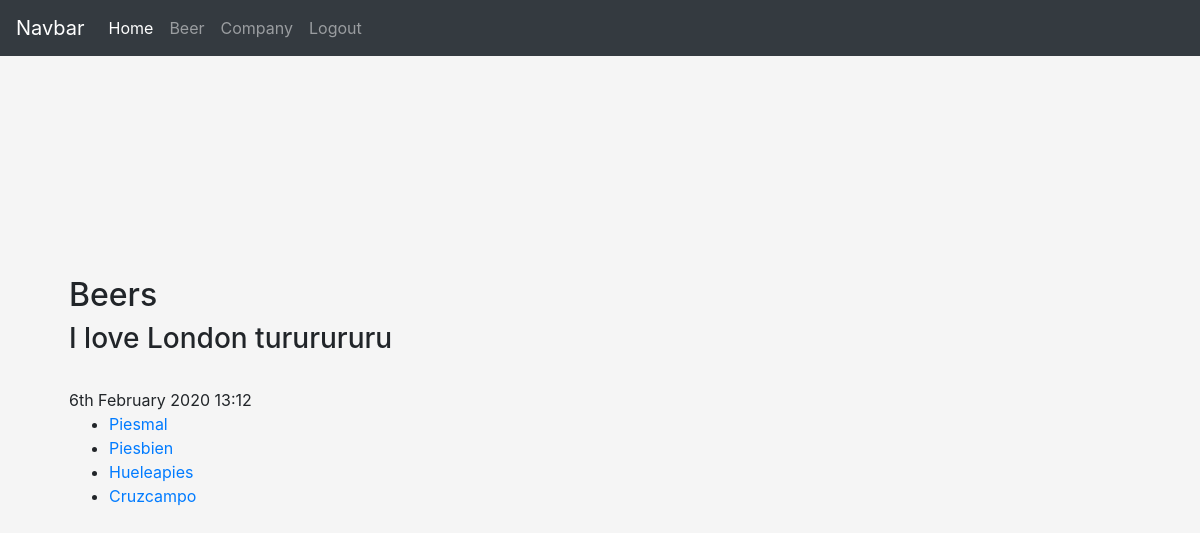
Page /beers/list/ (signed in) on the committed database.
### beers/models.py (models this page shows, shortened)
class Beer(CommonInfo):
    COLOR_YELLOW = 1
    COLOR_BLACK = 2
    COLOR_AMBER = 3
    COLOR_BROWN = 4
    COLOR_CHOICES = (
        (COLOR_YELLOW, "yellow"),
        (COLOR_BLACK, "black"),
        (COLOR_AMBER, "amber"),
        (COLOR_BROWN, "brown"),
    )
    name = models.CharField(_('Name'), max_length=50)
    abv = models.DecimalField('Alcohol by Volume', max_digits=5, decimal_places=2, default=0)
    is_filtered = models.BooleanField('Is filtered?', default=False)
    color = models.PositiveSmallIntegerField('Color', choices=COLOR_CHOICES, default=COLOR_YELLOW)
    image = models.ImageField('Image', blank=True, null=True, upload_to=image_upload_location)
    company = models.ForeignKey(Company, related_name="fk_beers", on_delete=models.CASCADE)
    class Meta:
        verbose_name = "Beer"
        verbose_name_plural = "Beers"
        ordering = ['-name']
    def __str__(self):
        return self.name

### beers/views.py (the view)
class BeerListView(ListView):
    model = Beer

### templates/beers/beer_list.html (shortened to what this page needs)
{% extends 'base.html' %}
{% load static %}
{% load i18n %}
{% block content %}
    <h2>{% trans "Beers" %}</h2>
    <h3>
    </h3>
    <div>
        <br>
        {% now "jS F Y H:i" %}
        <ul>
            {% for beer in beer_list %}
                <li>
                    <a href="{% url 'beer-detail-view' beer.pk %}"> {{ beer }}</a>
                </li>
            {% empty %}
                Lista vacia de cosas
            {% endfor %}
        </ul>
    </div>
{% endblock %}

### static/css/starter-template.css (style rules this page uses)
body { padding-top: 5rem; }
html, body { height: 100%; }
body { display: -ms-flexbox; display: flex; -ms-flex-align: center; align-items: center; padding-top: 40px; padding-bottom: 40px; background-color: #f5f5f5; }

### rows in the picture
Beer: name "Piesmal"
Beer: name "Piesbien"
Beer: name "Hueleapies"
Beer: name "Cruzcampo"
